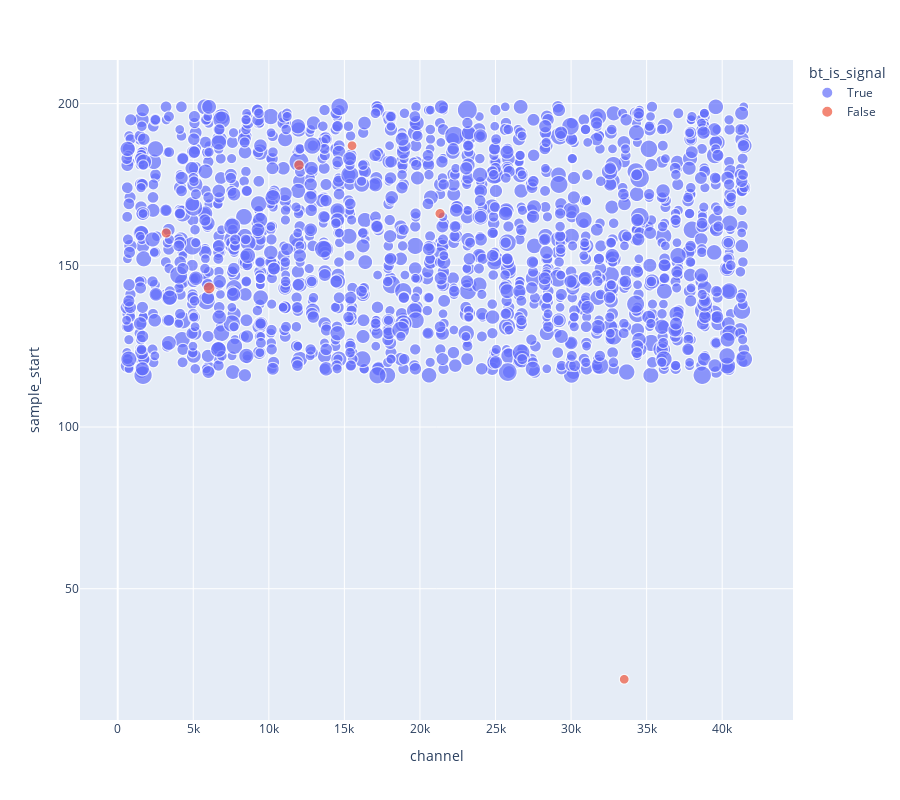

Write notebook code for a chart like this one.
### Code cell
pd.options.plotting.backend = 'plotly'
import plotly.express as px
# ws.tps.query('event == 1 & TP_peakADC > 50').plot.scatter(x='TP_channel', y='TP_peakT', size='TP_peakADC', color_continuous_scale=px.colors.sequential.Viridis, height=500, width=600)

pd.options.plotting.backend = 'matplotlib'
with pandas_backend('plotly') as x:
    f = ws.tps.query('sample_start < 200 & readout_plane_id == 2 & adc_peak > 50').plot.scatter(x='channel', y='sample_start', size='adc_peak', color="bt_is_signal", color_continuous_scale=px.colors.sequential.Viridis, height=800, width=900)
    f.show()

### Figure 1 — Plotly figure (JSON) as saved in the notebook; plotly's stock layout.template omitted (floating-point values rounded to 4 significant figures; data arrays with more than 128 entries replaced by an {"elided": "..."} marker saying what was removed)
{"data": [{"hovertemplate": "bt_is_signal=True<br>channel=%{x}<br>sample_start=%{y}<br>adc_peak=%{marker.size}<extra></extra>", "legendgroup": "True", "marker": {"color": "#636efa", "size": {"elided": "1624 int values"}, "sizemode": "area", "sizeref": 0.535, "symbol": "circle"}, "mode": "markers", "name": "True", "showlegend": true, "type": "scattergl", "x": {"elided": "1624 int values"}, "xaxis": "x", "y": {"elided": "1624 int values"}, "yaxis": "y"}, {"hovertemplate": "bt_is_signal=False<br>channel=%{x}<br>sample_start=%{y}<br>adc_peak=%{marker.size}<extra></extra>", "legendgroup": "False", "marker": {"color": "#EF553B", "size": [53, 56, 51, 76, 58, 57], "sizemode": "area", "sizeref": 0.535, "symbol": "circle"}, "mode": "markers", "name": "False", "showlegend": true, "type": "scattergl", "x": [15505, 21328, 33516, 6047, 11994, 3209], "xaxis": "x", "y": [187, 166, 22, 143, 181, 160], "yaxis": "y"}], "layout": {"height": 800, "legend": {"itemsizing": "constant", "title": {"text": "bt_is_signal"}, "tracegroupgap": 0}, "margin": {"t": 60}, "width": 900, "xaxis": {"anchor": "y", "domain": [0, 1], "title": {"text": "channel"}}, "yaxis": {"anchor": "x", "domain": [0, 1], "title": {"text": "sample_start"}}}}
